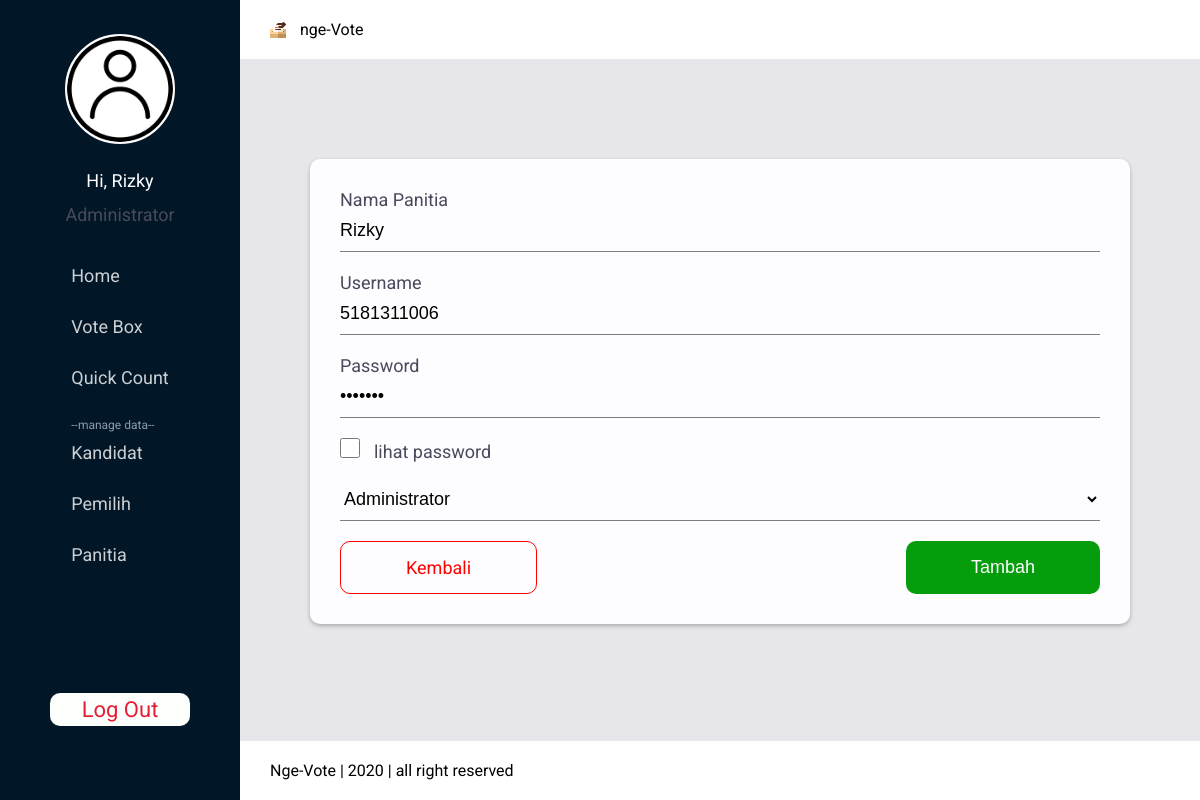
/index.php?page=edit-panitia&kode=15 (signed in), run on the app's committed database.
### tables this page shows
CREATE TABLE `tb_pengguna` (
  `id_pengguna` int(11) NOT NULL,
  `nama_pengguna` varchar(100) NOT NULL,
  `username` varchar(20) NOT NULL,
  `password` varchar(60) NOT NULL,
  `level` enum('Administrator','Panitia','Pemilih') NOT NULL,
  `status` enum('1','0') NOT NULL,
  `jenis` enum('ADM','PAN','PST','') NOT NULL
);

### admin/panitia/edit_panitia.php (the view, shortened to what this page needs)
<?php
if(isset($_GET['kode'])){
  $sql_cek = "SELECT * FROM tb_pengguna WHERE id_pengguna='".$_GET['kode']."'";
  $query_cek = mysqli_query($koneksi, $sql_cek);
  $data_cek = mysqli_fetch_array($query_cek,MYSQLI_BOTH);
}
?>
<main id="add-data">
  <section>
		<form action="" method="POST">
		  <div class="input">
				<label for="no-urut">Nama Panitia</label>
				<input type="text" name="ini_nama" placeholder="isi nama disini" value="<?php echo $data_cek['nama_pengguna'];?>">
				<label for="">Username</label>
				<input type="text" name="ini_username" placeholder="isi username disini" value="<?php echo $data_cek['username']; ?>">
				<label for="">Password</label>
				<input id="pass" type="password" name="ini_password" placeholder="isi password disini" value="<?php echo $data_cek['password']; ?>">
				<div class="checkbox">
				  <input type="checkbox" name="look-password" id="mybutton" onclick="change()">
				  <label for="look-password">lihat password</label>
				</div>
		  </div>
		  <select class="lvl" name="ini_level">
				<?php
					if ($data_cek['level'] == "Administrator") {
						echo "
							<option value='Administrator' selected>
								Administrator
							</option>
						";
					} else {
						echo "
							<option value='Administrator'>
								Administrator
							</option>
						";
					}
				 ?>
			</select>
		  <div class="btn">
		     <a href="?page=data-panitia">Kembali</a>
		     <input type="submit" name="simpan" value="Tambah">
		  </div>
		</form>
  </section>
</main>

### data on the page
tb_pengguna: ini_nama "Rizky", ini_username "5181311006", ini_level "Administrator"

### other printed values
$data_nama "Rizky"
$data_level "Administrator"
